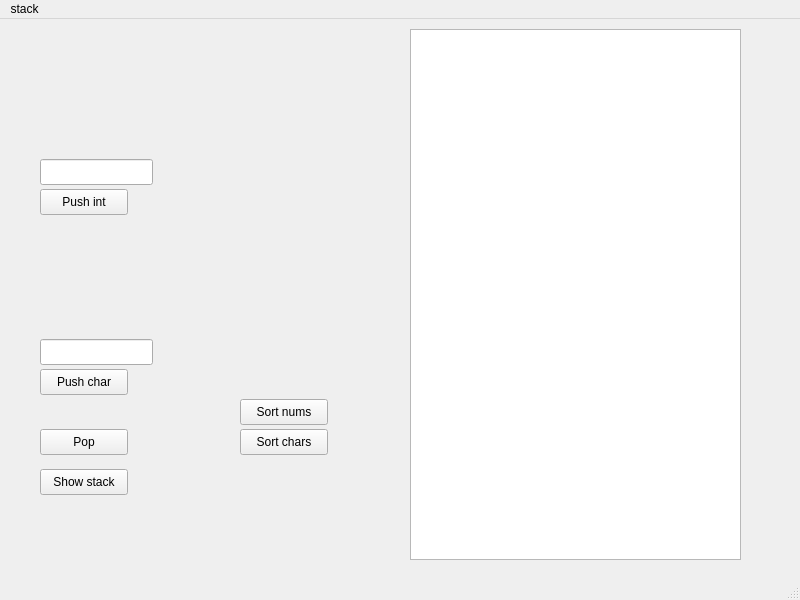
<?xml version="1.0" encoding="UTF-8"?>
<ui version="4.0">
 <class>MainWindow</class>
 <widget class="QMainWindow" name="MainWindow">
  <property name="geometry">
   <rect>
    <x>0</x>
    <y>0</y>
    <width>800</width>
    <height>600</height>
   </rect>
  </property>
  <property name="windowTitle">
   <string>MainWindow</string>
  </property>
  <widget class="QWidget" name="centralwidget">
   <widget class="QLineEdit" name="lineEditInt">
    <property name="geometry">
     <rect>
      <x>40</x>
      <y>140</y>
      <width>113</width>
      <height>26</height>
     </rect>
    </property>
   </widget>
   <widget class="QLineEdit" name="lineEditChar">
    <property name="geometry">
     <rect>
      <x>40</x>
      <y>320</y>
      <width>113</width>
      <height>26</height>
     </rect>
    </property>
   </widget>
   <widget class="QPushButton" name="pushButtonPushInt">
    <property name="geometry">
     <rect>
      <x>40</x>
      <y>170</y>
      <width>88</width>
      <height>26</height>
     </rect>
    </property>
    <property name="text">
     <string>Push int</string>
    </property>
   </widget>
   <widget class="QPushButton" name="pushButtonPushChar">
    <property name="geometry">
     <rect>
      <x>40</x>
      <y>350</y>
      <width>88</width>
      <height>26</height>
     </rect>
    </property>
    <property name="text">
     <string>Push char</string>
    </property>
   </widget>
   <widget class="QPushButton" name="pushButtonPop">
    <property name="geometry">
     <rect>
      <x>40</x>
      <y>410</y>
      <width>88</width>
      <height>26</height>
     </rect>
    </property>
    <property name="text">
     <string>Pop</string>
    </property>
   </widget>
   <widget class="QPushButton" name="pushButtonPrint">
    <property name="geometry">
     <rect>
      <x>40</x>
      <y>450</y>
      <width>88</width>
      <height>26</height>
     </rect>
    </property>
    <property name="text">
     <string>Show stack</string>
    </property>
   </widget>
   <widget class="QPushButton" name="pushButtonSortInts">
    <property name="geometry">
     <rect>
      <x>240</x>
      <y>380</y>
      <width>88</width>
      <height>26</height>
     </rect>
    </property>
    <property name="text">
     <string>Sort nums</string>
    </property>
   </widget>
   <widget class="QPushButton" name="pushButtonSortChars">
    <property name="geometry">
     <rect>
      <x>240</x>
      <y>410</y>
      <width>88</width>
      <height>26</height>
     </rect>
    </property>
    <property name="text">
     <string>Sort chars</string>
    </property>
   </widget>
   <widget class="QTextEdit" name="textEditStack">
    <property name="geometry">
     <rect>
      <x>410</x>
      <y>10</y>
      <width>331</width>
      <height>531</height>
     </rect>
    </property>
   </widget>
  </widget>
  <widget class="QMenuBar" name="menubar">
   <property name="geometry">
    <rect>
     <x>0</x>
     <y>0</y>
     <width>800</width>
     <height>23</height>
    </rect>
   </property>
   <widget class="QMenu" name="menustack">
    <property name="title">
     <string>stack</string>
    </property>
   </widget>
   <addaction name="menustack"/>
  </widget>
  <widget class="QStatusBar" name="statusbar"/>
 </widget>
 <resources/>
 <connections/>
</ui>
